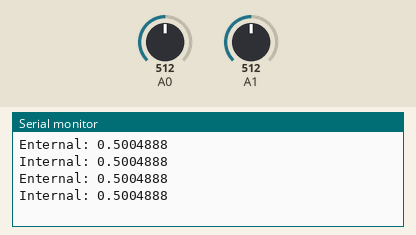
This sketch was run on a simulated Arduino Uno, built with avr-gcc and run on an emulated ATmega328P. Shown: the last lines printed to the serial monitor. The inputs (shaded band) are chosen by the test bench; at power-on: A0 = 512, A1 = 512.

Above: at 2.8 s.
2.9 s: A0 set to 716
At 5.2 s:
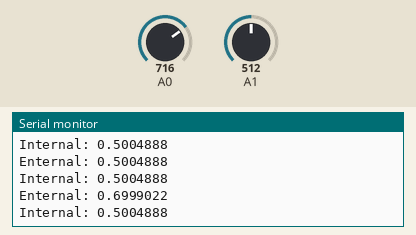
5.6 s: A1 set to 716
At 7.1 s:
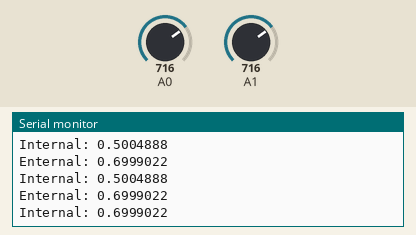
8.3 s: A0 set to 900
At 10.8 s:
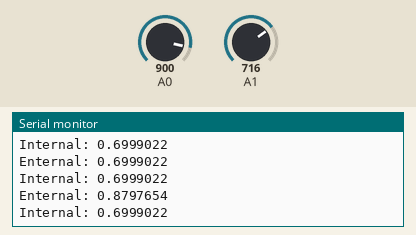
11.0 s: A1 set to 900
At 13.1 s:
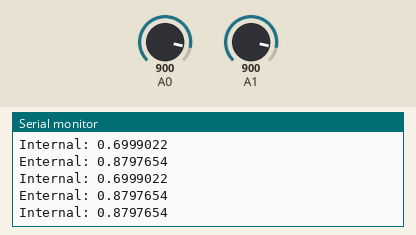
Timing chart, 0 to 14.6 s (numbered marks = the images above; inputs shaded):
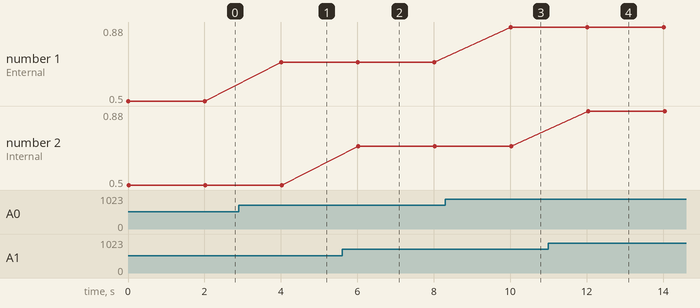

The sketch:

voltage.ino
```cpp
void setup() {
  // put your setup code here, to run once:
Serial.begin(9600);

}

void loop() {
  // put your main code here, to run repeatedly:
  Serial.print("Enternal: ");
  Serial.println(analogRead(0)/1023.0, 7);
  Serial.print("Internal: ");
  Serial.println(analogRead(1)/1023.0, 7);
  Serial.println();
  delay(2000);
}
```

Measured:
- after the input at 2.9 s, the serial monitor: prints a new line after 1.1 s (image 1)
- after the input at 5.6 s, the serial monitor: prints a new line after 0.43 s (image 2)
- after the input at 8.3 s, the serial monitor: prints a new line after 1.7 s (image 3)
- after the input at 11.0 s, the serial monitor: prints a new line after 1.0 s (image 4)
- plotted number 1: 0.5 → 0.7 after the input at 2.9 s, 0.7 → 0.88 after the input at 8.3 s
